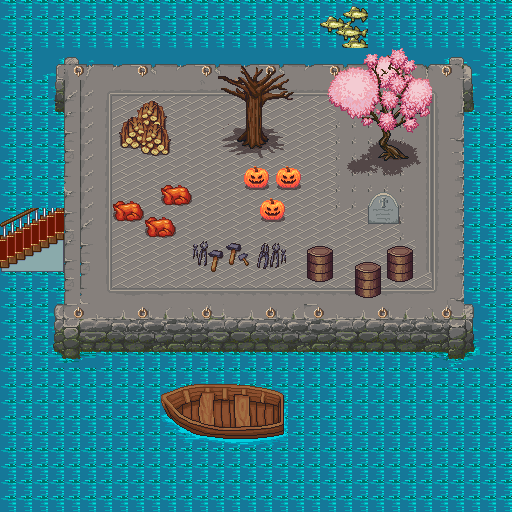

This game map was drawn from its Tiled (.tmx) file and the tilesets committed beside it. A one-line description and the trimmed map source follow:
An orthogonal 32x32 tile map with 16x16 px tiles, 2 tile layers (Слой тайлов 1, Слой тайлов 2), 2 tilesets and 8 objects (camera, cube).

<map version="1.8" tiledversion="1.8.5" orientation="orthogonal" renderorder="right-down" width="32" height="32" tilewidth="16" tileheight="16" infinite="0" nextlayerid="5" nextobjectid="13">
 <tileset firstgid="1" name="Большой Папа" tilewidth="16" tileheight="16" tilecount="4096" columns="64">
  <image source="1626794363_10-kartinkin-com-p-piksel-art-taili-art-krasivo-10.png" width="1024" height="1024" />
 </tileset>
 <tileset firstgid="4097" name="1640652370_1-abrakadabra-fun-p-spraiti-dlya-igri-mario-na-skretch-2" tilewidth="16" tileheight="16" tilecount="34969" columns="187">
  <image source="1640652370_1-abrakadabra-fun-p-spraiti-dlya-igri-mario-na-skretch-2.png" width="3000" height="3000" />
 </tileset>
 <layer id="1" name="Слой тайлов 1" width="32" height="32">
  <data>[1024 cells, 1024 non-empty, 128 distinct tile ids]</data>
 </layer>
 <objectgroup id="3" name="Слой объектов 1">
  <object id="5" name="camera" x="271" y="190">
   <point />
  </object>
  <object id="6" name="cube" x="352.667" y="185.333" width="65.3333" height="44.6667" />
 </objectgroup>
 <objectgroup id="4" name="Монетки">
  <object id="7" x="191.333" y="98" width="33.3333" height="31.3333" />
  <object id="8" x="134" y="188.667">
   <point />
  </object>
  <object id="9" x="248" y="288.667">
   <point />
  </object>
  <object id="10" x="331.333" y="114.667">
   <point />
  </object>
  <object id="11" x="440" y="235.333">
   <point />
  </object>
  <object id="12" x="223.333" y="408">
   <point />
  </object>
 </objectgroup>
 <layer id="2" name="Слой тайлов 2" width="32" height="32">
  <data>[1024 cells, 233 non-empty, 213 distinct tile ids]</data>
 </layer>
</map>
